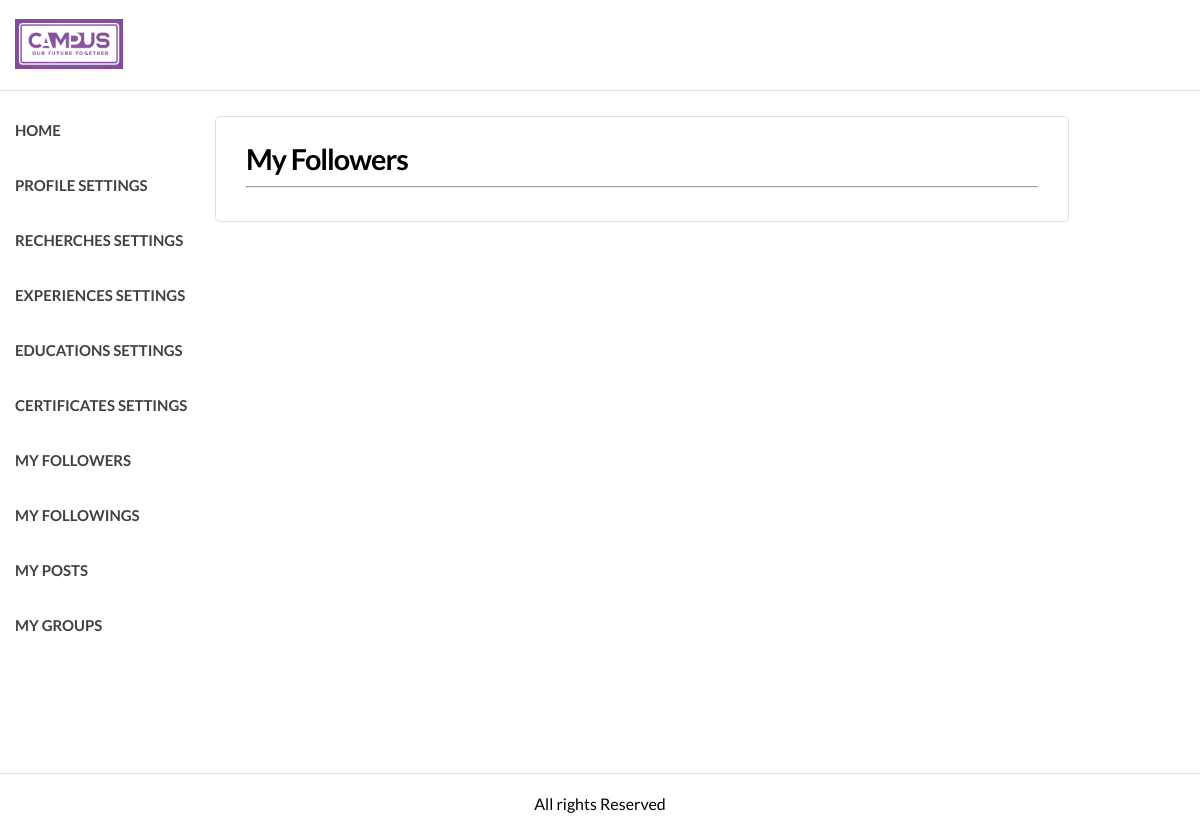
Page /my-Followers/ (signed in) on the earlier database version.
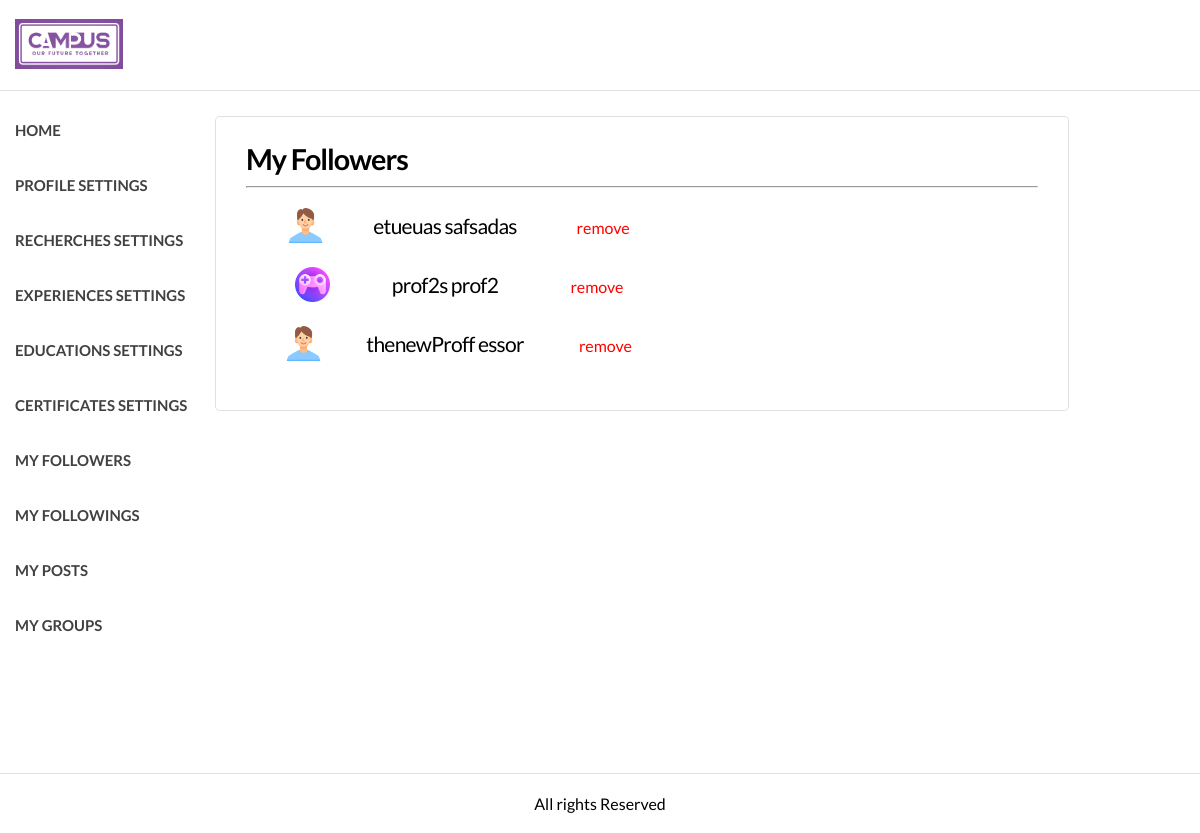
Same page on the later database version.
### backend/models.py (models this page shows, shortened)
class follow(models.Model):
    follower = models.ForeignKey(utilisateur, related_name='following', on_delete=models.CASCADE)
    followed = models.ForeignKey(utilisateur, related_name='followers', on_delete=models.CASCADE)

class utilisateur(models.Model):
    user = models.OneToOneField(User,null=False,on_delete=models.CASCADE)
    role = models.IntegerField(blank=True, null=True)
    phone_number = models.PositiveIntegerField(blank=True, null=True)
    online_status = models.BooleanField(default=False)
    profile_picture = models.ImageField(default='profile_pictures/us2.png',upload_to='profile_pictures/', blank=True)
    CV = models.FileField(upload_to='cv_files/', blank=True)
    BIO = models.TextField(blank=True)
    AboutME = models.TextField(blank=True , null=True)
    public_email = models.EmailField(blank=True)
    public_phone_number = models.PositiveIntegerField(blank=True, null=True)
    created_at = models.DateField(auto_now_add=True)
    updated_at = models.DateField(auto_now=True)

### backend/views.py (the view)
# urls.py: path('my-Followers/',backendviews.myfollowers , name='myfollowers'),
def myfollowers(request):
    if request.user.is_authenticated:
            userinstance = models.utilisateur.objects.get(user_id=request.user.id)
            utilisateurform = UtilisateurForm(instance=userinstance)
            context = {
                    'utilisateurform': utilisateurform,
                    'userdata':request.user,
                    'utilisateurdata':request.user.utilisateur,
                    'myfollowers':True,
                    'all_myfollowers':request.user.utilisateur.followers.all(),
                    }
            return render(request, 'HTML/userProfile/settings.html', context)
    return redirect('home')

### Djangotest/templates/HTML/userProfile/settings.html (shortened to what this page needs)
{% load static %}
{% load user_tags %}
<!DOCTYPE html>
<html>
  <head>
    <link rel="stylesheet" href="https://use.fontawesome.com/releases/v5.0.6/css/all.css">
    <link rel="stylesheet" href="{% static 'CSS/userProfile/settings.css'%}">
  </head>
  <body>
    <div class="backend-root" >
      <header>
        <div class="header-section">
          <div class="header-content">
            <div class="header-container logo">
              <img src="{%static 'Assets/Images/Logo_Ws.png' %}" class="platform-logo">
            </div>
          </div>
        </div>
      </header>
      <div class="body-root "  >
        <div class="body-section " >
          <div class="body-content " >
            <div class="sidebar" style="width: 16%;">
              <div class="sidebar-content" >
                <div class="sidebar-container sidebar-menu"  >
                  <a style="font-size: 15px;" href="/home" class="menu-item">Home</a>
                  <br>
                  <a style="font-size: 15px;" href="/settings" class="menu-item">Profile Settings</a>
                  <br>
                  <a style="font-size: 15px;" href="/mes-recherches" class="menu-item">Recherches Settings</a>
                  <br>
                  <a style="font-size: 15px;" href="/Experiences-settings" class="menu-item">Experiences Settings</a>
                  <br>
                  <a style="font-size: 15px;" href="/educations-settings" class="menu-item">Educations Settings</a>
                  <br>
                  <a style="font-size: 15px;" href="/certificates-settings" class="menu-item">certificates Settings</a>
                  <br>
                  <a style="font-size: 15px;" href="/my-Followers" class="menu-item">My Followers</a>
                  <br>
                  <a style="font-size: 15px;" href="/my-Followings" class="menu-item">My Followings</a>
                  <br>
                  <a style="font-size: 15px;" href="/mes-posts" class="menu-item">My Posts</a>
                  <br>
                  <a style="font-size: 15px;" href="/mes-groups" class="menu-item">My Groups</a>
                  <br>
                </div>
              </div>
            </div>
 {% if myfollowers %}
            <div class="main" >
                        <div class="main-content">
                          <div class="main-container account-settings">
                            <div class="settings-form account">
                              <h2>My Followers</h2>
                              <hr>
                              {% for follower in all_myfollowers%}
                              <div style="width: 50%;margin: 20px;">
                                <div style="display: flex;justify-content:space-around;">
                                    <img src="/media/{{follower.follower.profile_picture}}" style="justify-self: end;height: 35px;width: 35px;" alt="" srcset="">
                                    <h4 style="margin: 5px;font-size: 21px;font-weight:400;">{{follower.follower.user.first_name}} {{follower.follower.user.last_name}}</h4>
                                    <a style="background-color: white;color:red;outline-color: red;padding: 10px;" href="{% url 'remove_follower' first_name=follower.follower.user.first_name last_name=follower.follower.user.last_name  %}"> remove </a>
                                  </div>
                                </div>
                                {% endfor %}
                            </div>
                          </div>
                        </div>
                      </div>
                      {% endif %}
          </div>
        </div>
      </div>
      <footer>
        <div class="footer-section">
          <div class="footer-content">
           <center>
               <p>All rights Reserved</p>
            </center>
          </div>
        </div>
      </footer>
    </div>
  </body>
</html>

### Djangotest/static/CSS/userProfile/settings.css (style rules this page uses)
* { font-family: Lato; }
body { font-size: 16px; margin: 1px 0px 0px 0px; }
h1, h2, h3, h4, h5, h6 { letter-spacing: -0.035em; margin: 0px 0px 10px 0px; }
h2 { font-size: 1.8em; }
img, p, a { margin: 0px; }
a { color: #8652a0; text-decoration: none; }
.header-content, .body-content, .footer-content { height: auto; max-width: 1200px; margin: 0 auto; padding: 0px 15px; }
.header-section { background: #fff; border-bottom: 1px solid rgba(0, 0, 0, .12); height: auto; padding: 18px 0px; }
.header-content { display: flex; align-items: center; justify-content: space-between; }
.platform-logo { width: auto; max-width: 250px; height: auto; max-height: 50px; }
.body-root { min-height: 85.3vh; }
.body-section { padding: 25px 0px; }
.body-content { display: flex; }
.sidebar { width: 27%; min-width: 200px; height: auto; }
.main { width: 73%; height: auto; }
.sidebar-menu { display: flex; flex-direction: column; padding-top: 5px; }
.sidebar-menu .menu-item { color: #414141; font-size: 1em; font-weight: 700; text-transform: uppercase; width: auto; max-width: 180px; margin-bottom: 18px; display: flex; align-items: center; }
.main-container { background: #fff; border: 1px solid rgba(0, 0, 0, .12); border-radius: 5px; padding: 25px 30px; margin-bottom: 15px; }
.footer-section { background: #fff; border-top: 1px solid rgba(0, 0, 0, .12); height: auto; padding: 20px 0px; }

Differences in the rows shown:
added follow: follower.profile_picture (picture), follower.user.first_name "etueuas", follower.user.last_name "safsadas"
added follow: follower.profile_picture (picture), follower.user.first_name "prof2s", follower.user.last_name "prof2"
added follow: follower.profile_picture (picture), follower.user.first_name "thenewProff", follower.user.last_name "essor"
